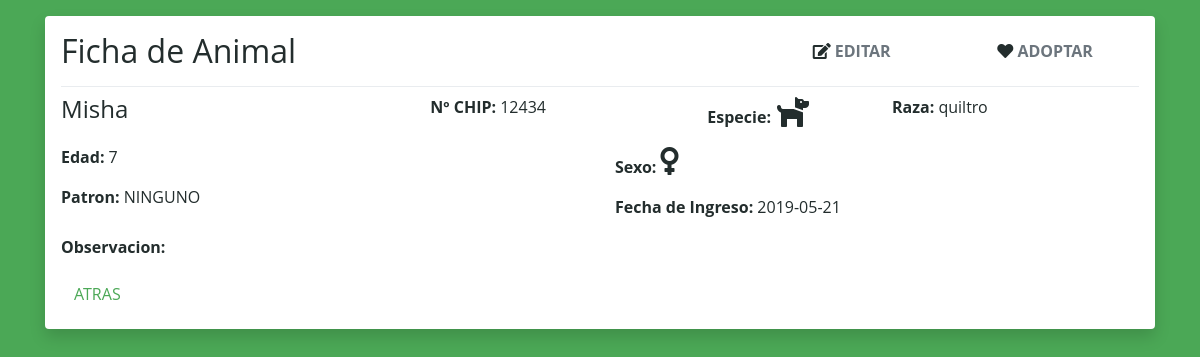
Screenshot of /src/php/view/view-animal.php?cod=anm-001&codOrg=ORG-001 with the database file from the repository.
### tables this page shows
CREATE TABLE `animal` (
  `cod` varchar(10) NOT NULL,
  `codDueno` varchar(10) DEFAULT NULL,
  `codOrganizacion` varchar(10) NOT NULL,
  `nombre` varchar(50) NOT NULL,
  `edad` int(11) NOT NULL,
  `fechaIngreso` date DEFAULT NULL,
  `especie` varchar(30) NOT NULL,
  `raza` varchar(100) NOT NULL,
  `patron` varchar(30) NOT NULL,
  `sexo` char(1) DEFAULT NULL,
  `observacion` text NOT NULL,
  `chip` int(15) DEFAULT NULL
);

### src/php/model/dao/AnimalDao.php (called while the page is built, shortened)
<?php
include_once '../model/dto/Animal.php';
include_once '../model/dto/Dueño.php';
include_once '../model/dto/Organizacion.php';
include_once '../model/dao/DueñoDao.php';
class AnimalDao
{
    function buscarAnimal($codigo)
    {
        $con = new Conexion();
        $conn = $con->Conectar();
        $sql = "SELECT * FROM animal WHERE cod = ?";
        $conn->set_charset("utf8");
        $statement = $conn->prepare($sql);
        $statement->bind_param('s',$codigo);
        $statement->execute();
        $result = $statement->get_result();
        if ($result->num_rows > 0) {
            $fila = $result->fetch_assoc();
            $animal = new Animal($fila["cod"], new Organizacion($fila["codOrganizacion"],NULL), new Dueño($fila["codDueno"],NULL,NULL,NULL,NULL,NULL),
                $fila["nombre"], $fila["edad"], $fila["fechaIngreso"], $fila["especie"], $fila["raza"],
                $fila["patron"], $fila["sexo"], $fila["observacion"], $fila["chip"]);
            return $animal;
        } else {
            echo "0 results";
            return null;
        }
    }
}
?>

### src/php/model/dto/Animal.php (called while the page is built, shortened)
<?php
include_once "Dueño.php";
include_once "Organizacion.php";
class Animal
{
    private $codigo = "anm-000";
    private $organizacion;
    private $nombre;
    private $edad;
    private $fechaInfreso;
    private $especie;
    private $raza;
    private $patron;
    private $sexo;
    private $chip;
    public function __construct($codigo, $organizacion, $dueño, $nombre, $edad, $fechaInfreso, $especie, $raza, $patron, $sexo, $observacion, $chip)
    {
        $this->codigo = is_null($codigo)?$this->codigo:$codigo;
        $this->organizacion = is_null($organizacion)?new Organizacion(NULL,NULL):$organizacion;
        $this->nombre = is_null($nombre)?$this->nombre:$nombre;
        $this->edad = is_null($edad)?$this->edad:$edad;
        $this->fechaInfreso = is_null($fechaInfreso)?$this->fechaInfreso:$fechaInfreso;
        $this->especie = is_null($especie)?$this->especie:$especie;
        $this->raza = is_null($raza)?$this->raza:$raza;
        $this->patron = is_null($patron)?$this->patron:$patron;
        $this->sexo = is_null($sexo)?$this->sexo:$sexo;
        $this->chip = is_null($chip)?$this->chip:$chip;
    }
    public function getCodigo(){
        return $this->codigo;
    }
    public function getCodigoOrganizacion(){
        return $this->organizacion->getCodigo();
    }
    public function getNombre(){
        return $this->nombre;
    }
    public function getEdad(){
        return $this->edad;
    }
    public function getFechaIngreso(){
        return $this->fechaInfreso;
    }
    public function getEspecie(){
        return $this->especie;
    }
    public function getRaza(){
        return $this->raza;
    }
    public function getPatron(){
        return $this->patron;
    }
    public function getSexo(){
        return $this->sexo;
    }
    public function getChip(){
        return $this->chip;
    }
}
?>

### src/php/model/dto/Organizacion.php (called while the page is built, shortened)
<?php
class Organizacion
{
    private $codigo;
    public function __construct($codigo, $nombre)
    {
        $this->codigo = is_null($codigo)?$this->codigo:$codigo;
    }
    public function getCodigo()
    {
        return $this->codigo;
    }
}
?>

### src/php/model/dao/DueñoDao.php (called while the page is built, shortened)
<?php
include_once '../model/dto/Dueño.php';
class DueñoDao
{
    function buscarDueño($codigo)
    {
        $con = new Conexion();
        $conn = $con->Conectar();
        $sql = "SELECT * FROM dueno WHERE cod = ?";
        $statement = $conn->prepare($sql);
        $statement->bind_param('s',$codigo);
        $statement->execute();
        $result = $statement->get_result();
        if ($result->num_rows > 0) {
            $fila = $result->fetch_assoc();
            $dueño = new Dueño($fila["cod"], $fila["nombre"], $fila["apellidoPaterno"],
            $fila["apellidoMaterno"], $fila["fechaAdopcion"], $fila["puntuacionAdoptante"]);
            return $dueño;
        } else {
            return null;
        }
    }
}
?>

### src/php/model/dto/Dueño.php (called while the page is built, shortened)
<?php
class Dueño
{
    private $codigo;
    public function __construct($codigo, $nombre, $apellidoPaterno, $apellidoMaterno, $fechaAdopcion, $puntuacionAdoptante)
    {
        $this->codigo = is_null($codigo)?$this->codigo:$codigo;
    }
    public function getCodigo(){
        return $this->codigo;
    }
}
?>

### src/php/view/view-animal.php (the view, shortened to what this page needs)
<!DOCTYPE html>
<html lang="en">
<head>
    <link rel="stylesheet" href="/RedcatandoAnimales/RedcatandoAnimales/src/css/main.css">
    <link rel="stylesheet" href="/RedcatandoAnimales/RedcatandoAnimales/src/css/bootstrap.css">
    <link rel="stylesheet" href="https://use.fontawesome.com/releases/v5.8.1/css/all.css">
</head>
<body class="bg-primary">
    <?php
    include_once '../model/dao/AnimalDao.php';
    include_once '../model/dao/DueñoDao.php';
    $codigo = $_GET["cod"];
    $aDao = new AnimalDao();
    $dDao = new DueñoDao();
    $animal = $aDao->buscarAnimal($codigo);
    ?>
    <div class="container container-fluid">
        <div class="my-3 shadow p-3 bg-white rounded">
            <div class="row">
                <div class="col-md-8">
                    <h2>Ficha de Animal</h2>
                </div>
                <div class="col-md-2">
                    <a href="update-animal.php?cod=<?php echo $animal->getCodigo()."&codOrg=".$animal->getCodigoOrganizacion();?>" class="btn btn-link text-muted font-weight-bold"><i class="fas fa-edit"></i> EDITAR</a>
                </div>
                <div class="col-md-2">
                    <a href="adopt-animal.php?cod=<?php echo $animal->getCodigo()."&codOrg=".$animal->getCodigoOrganizacion();?>" class="btn btn-link text-muted font-weight-bold"><i class="fas fa-heart"></i> ADOPTAR</a>
                </div>
            </div>
            <div class="dropdown-divider"></div>
            <?php
                $dueño = is_null($dDao->buscarDueño($animal->getCodigoDueño()))?new Dueño(NULL,NULL,NULL,NULL,NULL,NULL):$dDao->buscarDueño($animal->getCodigoDueño());
                echo "<div class='row'>";
                echo "<div class='col-md-4'>";
                if(is_null($dueño->getCodigo()))
                {
                    echo "<h4 class='text-capitalized'>".$animal->getNombre()."</h4>";
                }
                else{
                    echo "<h4>".$animal->getNombre()." <span class='badge badge-primary'>ADOPTADO</span></h4>";
                }
                echo "</div>";
                echo "<div class='col-md-3'>";
                echo "<p><strong>Nº CHIP: </strong> ".$animal->getChip()."</p>";
                echo "</div>";
                if($animal->getEspecie()=="canino"){
                    echo "<div class='col-md-2'>";
                    echo "<p><strong>Especie: </strong><span class='fas fa-dog fa-2x'></span></p>";
                    echo "</div>";
                }
                else{
                    echo "<div class='col-md-2'>";
                    echo "<p><strong>Especie: </strong><span class='fas fa-cat fa-2x'></span></p>";
                    echo "</div>";
                }
                echo "<div class='col-md-3'>";
                echo "<p><strong>Raza: </strong> ".$animal->getRaza()."</p>";
                echo "</div>";
                echo "</div>";
                echo "<div class='row'>";
                    echo "<div class='col-md-6'>";
                        echo "<p><strong>Edad: </strong> ".$animal->getEdad()."</p>";
                        echo "<p><strong>Patron: </strong> ".$animal->getPatron()."</p>";
                    echo "</div>";
                    echo "<div class='col-md-6'>";
                if($animal->getSexo()=='h'){
                        echo "<p><strong>Sexo: </strong><span class='fas fa-venus fa-2x'></span></p>";
                }
                else
                {
                        echo "<p><strong>Sexo: </strong><span class='fas fa-mars fa-2x'></span></p>";
                }
                        echo "<p><strong>Fecha de Ingreso: </strong>".$animal->getFechaIngreso()."</p>";
                    echo "</div>";
                echo "</div>";
                echo "<div class='row'>";
                if($dueño->getCodigo() == NULL)
                {
                    echo "<div class='col-md-12'>";
                    echo "<strong>Observacion: </strong>";
                    echo "</div>";
                }
                echo "</div>";
            ?>
            <a href="history-animal.php?codOrg=<?php echo $_GET["codOrg"]?>" class="btn btn-link">ATRAS</a>
        </div>
    </div>
</body>
</html>

### src/css/main.css (style rules this page uses)
:root { --primary-color:#4ba856; --success-color:#42c451; --danger-color:#db1125; --warning-color:#fcc737; --light-color:#fcf9f2; --dark-color:#232d2d; }
* { color:var(--dark-color); }

### rows the page displays
animal: nombre "Misha", chip "12434", raza "quiltro", edad "7", patron "NINGUNO", fechaIngreso "2019-05-21"
